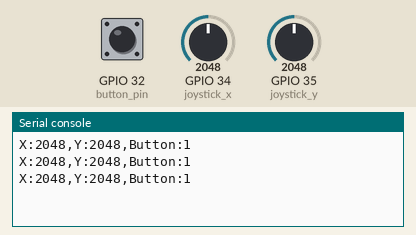
Recording of a program running on a simulated ESP32 board running MicroPython. On the bench: the last lines printed to the serial console. The test bench sets the inputs (shaded band); at power-on: GPIO 34 (joystick_x) = 2048, GPIO 35 (joystick_y) = 2048, GPIO 32 (button_pin) HIGH (analog values on the 0–4095 scale).

Above: at 1.2 s.
1.3 s: GPIO 34 (joystick_x) set to 2866
At 1.9 s:
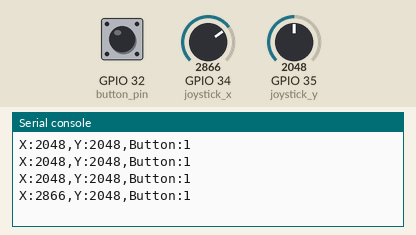
2.8 s: GPIO 35 (joystick_y) set to 2866
At 3.4 s:
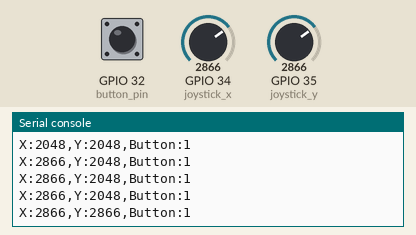
4.3 s: GPIO 32 (button_pin) pulled LOW for 0.6 s
At 4.9 s:
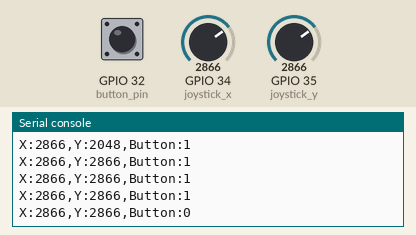
6.4 s: GPIO 34 (joystick_x) set to 3603
At 6.9 s:
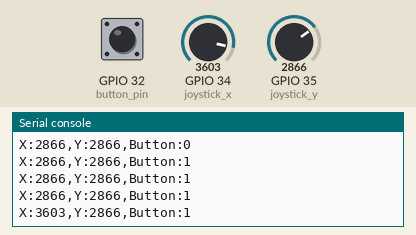
7.9 s: GPIO 32 (button_pin) pulled LOW for 1 s
At 8.4 s:
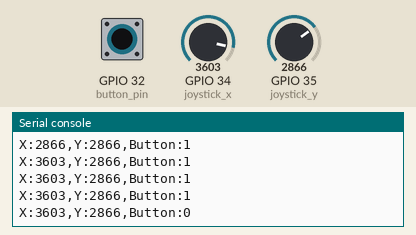
10.4 s: GPIO 35 (joystick_y) set to 3603
At 10.9 s:
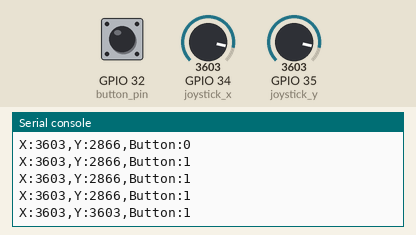
Timing chart, 0 to 12.9 s (numbered marks = the images above; inputs shaded):
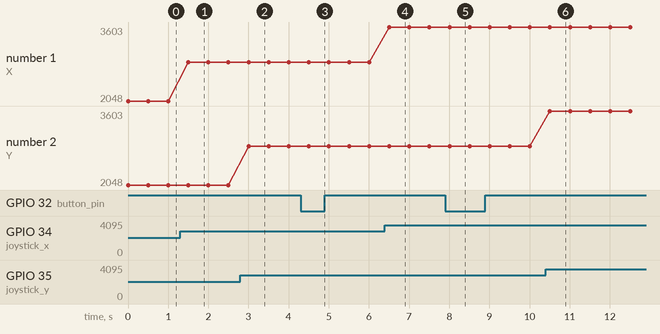

The program:

KY-023.py
```python
from machine import Pin, ADC
import time

joystick_x = Pin(34) #X-axis
joystick_y = Pin(35) #Y-axis
button_pin = Pin(32, Pin.IN, Pin.PULL_UP)

adc_x = ADC(joystick_x)
adc_y = ADC(joystick_y)

adc_x.atten(ADC.ATTN_11DB)
adc_y.atten(ADC.ATTN_11DB)

while True:
    value_x = adc_x.read()
    value_y = adc_y.read()
    button_state = button_pin.value()

    print(f"X:{value_x},Y:{value_y},Button:{button_state}")

    time.sleep(0.5)
```

Measured:
- after the input at 1.3 s, the serial console: prints a new line after 0.20 s (image 1)
- after the input at 2.8 s, the serial console: prints a new line after 0.20 s (image 2)
- after the input at 4.3 s, the serial console: prints a new line after 0.20 s (image 3)
- after the input at 6.4 s, the serial console: prints a new line after 0.11 s (image 4)
- after the input at 7.9 s, the serial console: prints a new line after 0.11 s (image 5)
- after the input at 10.4 s, the serial console: prints a new line after 0.11 s (image 6)
- plotted number 1: 2048 → 2866 after the input at 1.3 s, 2866 → 3603 after the input at 6.4 s
